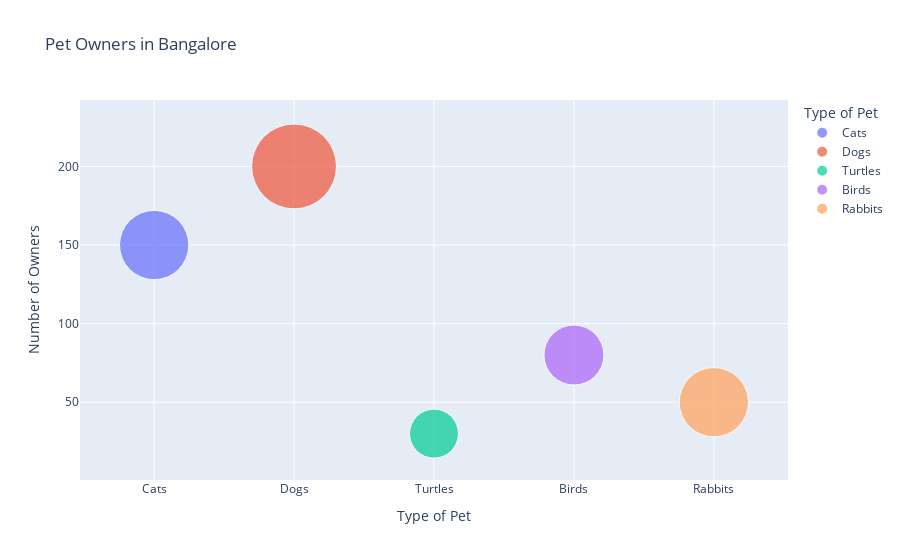

This figure's notebook cell:
### Code cell
fig.show()

### Figure 1 — Plotly figure (JSON) as saved in the notebook; plotly's stock layout.template omitted (floating-point values rounded to 4 significant figures)
{"data": [{"hovertemplate": "<b>%{hovertext}</b><br><br>Type of Pet=%{x}<br>Number of Owners=%{y}<br>Average_Care_Time=%{marker.size}<extra></extra>", "hovertext": ["Cats"], "legendgroup": "Cats", "marker": {"color": "#636efa", "size": [2], "sizemode": "area", "sizeref": 0.0008333, "symbol": "circle"}, "mode": "markers", "name": "Cats", "orientation": "v", "showlegend": true, "type": "scatter", "x": ["Cats"], "xaxis": "x", "y": [150], "yaxis": "y"}, {"hovertemplate": "<b>%{hovertext}</b><br><br>Type of Pet=%{x}<br>Number of Owners=%{y}<br>Average_Care_Time=%{marker.size}<extra></extra>", "hovertext": ["Dogs"], "legendgroup": "Dogs", "marker": {"color": "#EF553B", "size": [3], "sizemode": "area", "sizeref": 0.0008333, "symbol": "circle"}, "mode": "markers", "name": "Dogs", "orientation": "v", "showlegend": true, "type": "scatter", "x": ["Dogs"], "xaxis": "x", "y": [200], "yaxis": "y"}, {"hovertemplate": "<b>%{hovertext}</b><br><br>Type of Pet=%{x}<br>Number of Owners=%{y}<br>Average_Care_Time=%{marker.size}<extra></extra>", "hovertext": ["Turtles"], "legendgroup": "Turtles", "marker": {"color": "#00cc96", "size": [1], "sizemode": "area", "sizeref": 0.0008333, "symbol": "circle"}, "mode": "markers", "name": "Turtles", "orientation": "v", "showlegend": true, "type": "scatter", "x": ["Turtles"], "xaxis": "x", "y": [30], "yaxis": "y"}, {"hovertemplate": "<b>%{hovertext}</b><br><br>Type of Pet=%{x}<br>Number of Owners=%{y}<br>Average_Care_Time=%{marker.size}<extra></extra>", "hovertext": ["Birds"], "legendgroup": "Birds", "marker": {"color": "#ab63fa", "size": [1.5], "sizemode": "area", "sizeref": 0.0008333, "symbol": "circle"}, "mode": "markers", "name": "Birds", "orientation": "v", "showlegend": true, "type": "scatter", "x": ["Birds"], "xaxis": "x", "y": [80], "yaxis": "y"}, {"hovertemplate": "<b>%{hovertext}</b><br><br>Type of Pet=%{x}<br>Number of Owners=%{y}<br>Average_Care_Time=%{marker.size}<extra></extra>", "hovertext": ["Rabbits"], "legendgroup": "Rabbits", "marker": {"color": "#FFA15A", "size": [2], "sizemode": "area", "sizeref": 0.0008333, "symbol": "circle"}, "mode": "markers", "name": "Rabbits", "orientation": "v", "showlegend": true, "type": "scatter", "x": ["Rabbits"], "xaxis": "x", "y": [50], "yaxis": "y"}], "layout": {"autosize": true, "legend": {"itemsizing": "constant", "title": {"text": "Type of Pet"}, "tracegroupgap": 0}, "title": {"text": "Pet Owners in Bangalore"}, "xaxis": {"anchor": "y", "autorange": true, "categoryarray": ["Cats", "Dogs", "Turtles", "Birds", "Rabbits"], "categoryorder": "array", "domain": [0, 1], "range": [-0.4811, 4.481], "title": {"text": "Type of Pet"}, "type": "category"}, "yaxis": {"anchor": "x", "autorange": true, "domain": [0, 1], "range": [-44.41, 311.6], "title": {"text": "Number of Owners"}, "type": "linear"}}}
